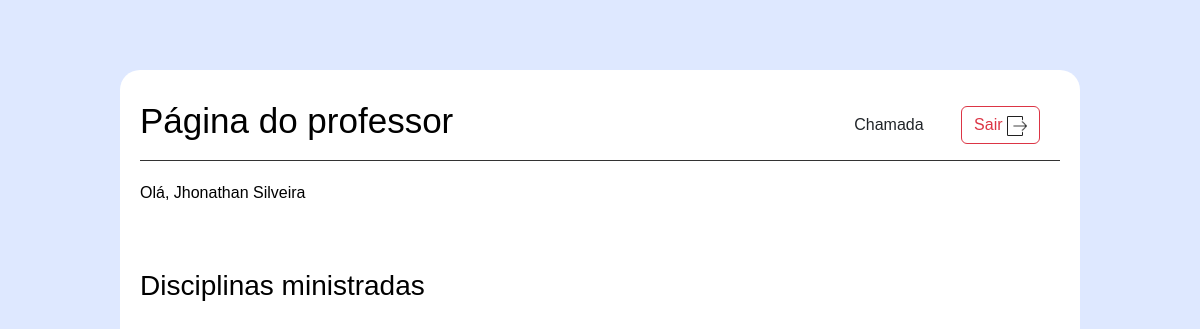
/QRcode/index.php (signed in), run on an earlier commit of the app's database.
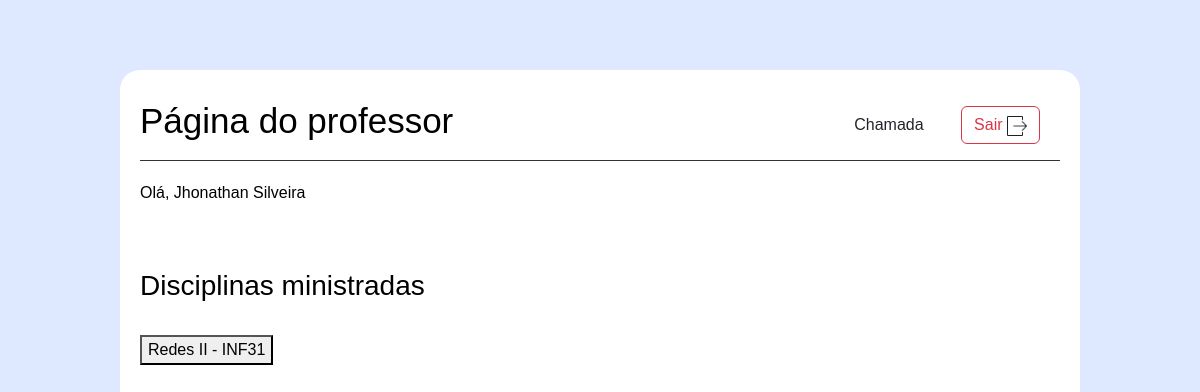
And on a later commit of the database.
### tables this page shows
CREATE TABLE IF NOT EXISTS `horario` (
  `id_horario` int NOT NULL AUTO_INCREMENT,
  `dia` char(15) NOT NULL,
  `fk_professor` int NOT NULL,
  `horario_inicio` time NOT NULL,
  `horario_fim` time NOT NULL,
  `fk_sala_n_sala` int NOT NULL,
  `fk_disciplina_id_disciplina` int NOT NULL,
  `fk_turma_id_turma` int NOT NULL,
  PRIMARY KEY (`id_horario`),
  KEY `fk_horario_sala` (`fk_sala_n_sala`),
  KEY `fk_horario_disciplina` (`fk_disciplina_id_disciplina`),
  KEY `fk_horario_turma` (`fk_turma_id_turma`),
  KEY `fk_horario_usuario` (`fk_professor`)
);

CREATE TABLE IF NOT EXISTS `disciplina` (
  `id_disciplinas` int NOT NULL AUTO_INCREMENT,
  `nome_disciplina` varchar(255) DEFAULT NULL,
  PRIMARY KEY (`id_disciplinas`)
);

CREATE TABLE IF NOT EXISTS `turma` (
  `id_turma` int NOT NULL AUTO_INCREMENT,
  `nome_turma` varchar(255) NOT NULL,
  PRIMARY KEY (`id_turma`)
);

### QRcode/index.php (the view, shortened to what this page needs)
<?php
include "../conecta.php";
?>
<!DOCTYPE HTML>
<html lang="pt-BR">
<head>
    <link href="../css/bootstrap.min.css" rel="stylesheet">
    <link href="../css/bootstrap.min.css" rel="stylesheet">
    <link rel="stylesheet" href="../css/layout.css">
</head>
<body>
    <div class="container">
        <header>
            <h2 style="font-size: 35px;">Página do professor </h2>
            <nav>
                <ul>
                    <li><a href="chamada.php"><button type="button" class="btn btn-outline-secundary">Chamada</button></a></td></a></li>
                    <li><a href="../login/logout.php"><button type="button" class="btn btn-outline-danger">Sair <img src="../img/logout.png" width="20" height="20"></button></a></td></a></li>
                </ul>
            </nav>
        </header>
        <main>
            <section>
                <p style="font-size: 25;">Olá, <?php echo $_SESSION['user']; ?></p>
                <br><br>
                <h3>Disciplinas ministradas</h3><br>
                <?php
                $select_professor = "SELECT * FROM disciplina
                INNER JOIN horario ON fk_disciplina_id_disciplina = id_disciplinas
                INNER JOIN turma ON id_turma = fk_turma_id_turma
                WHERE fk_professor = " . $_SESSION['id_usuario'];
                $exe_prof = mysqli_query($conexao, $select_professor);
                while ($dados_prof = mysqli_fetch_assoc($exe_prof)) { '<br>' ?>
                    <a style="text-decoration: none" href="../crud/crud_presenca/listar.php" onclick="mostraTurma()"><button> <?php echo $dados_prof['nome_disciplina']; echo " - "; echo $dados_prof['nome_turma'] ?> </button></a><br>
                <?php
                }
                ?>
            </section>
        </main>
        <div id="qrcode">
            <div id="qr-reader"></div>
        </div>
</body>
</html>

What changed in the data, as far as the page shows it:
now on this page (row edited): horario: fk_disciplina_id_disciplina.nome_disciplina "Redes II", fk_turma_id_turma.nome_turma "INF31"
